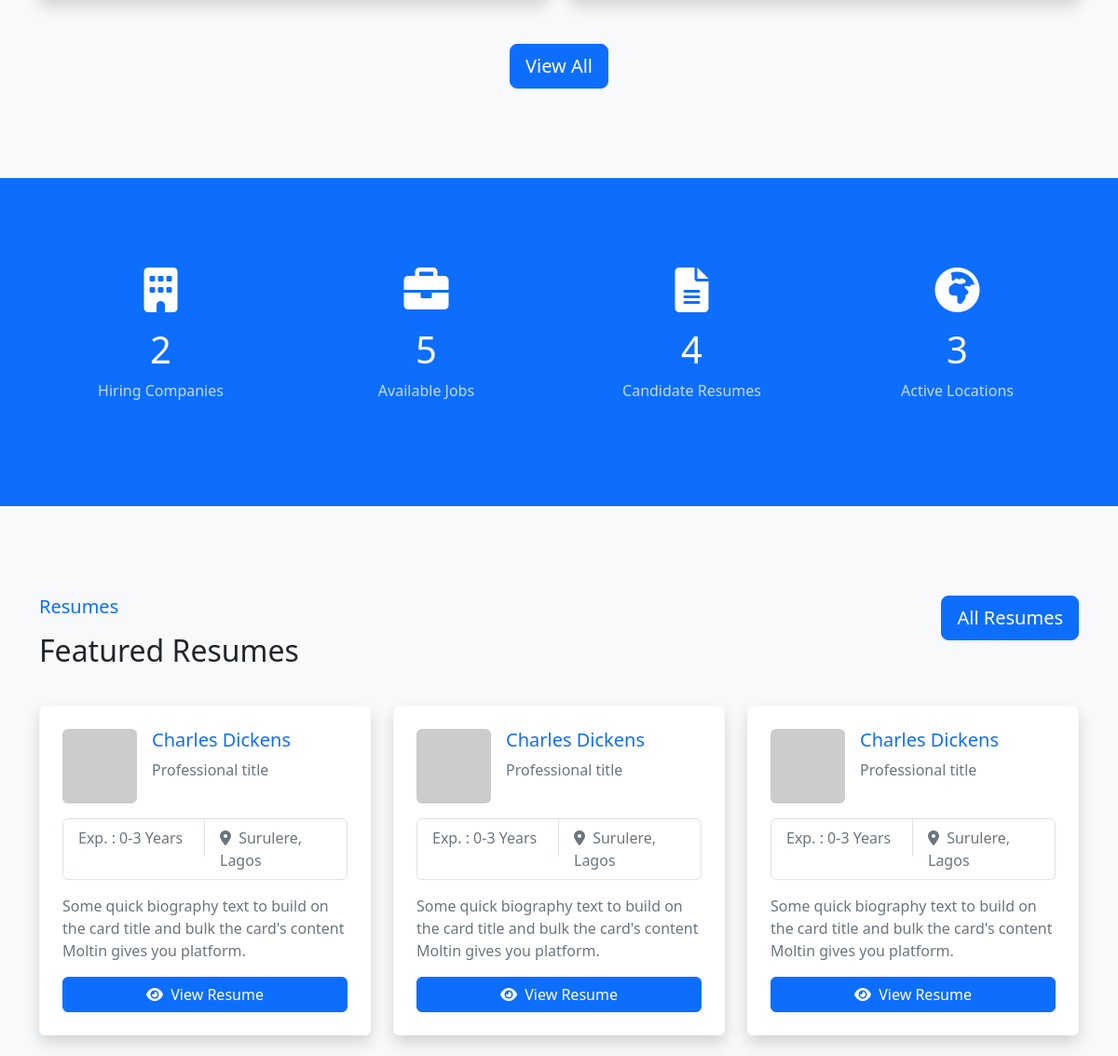
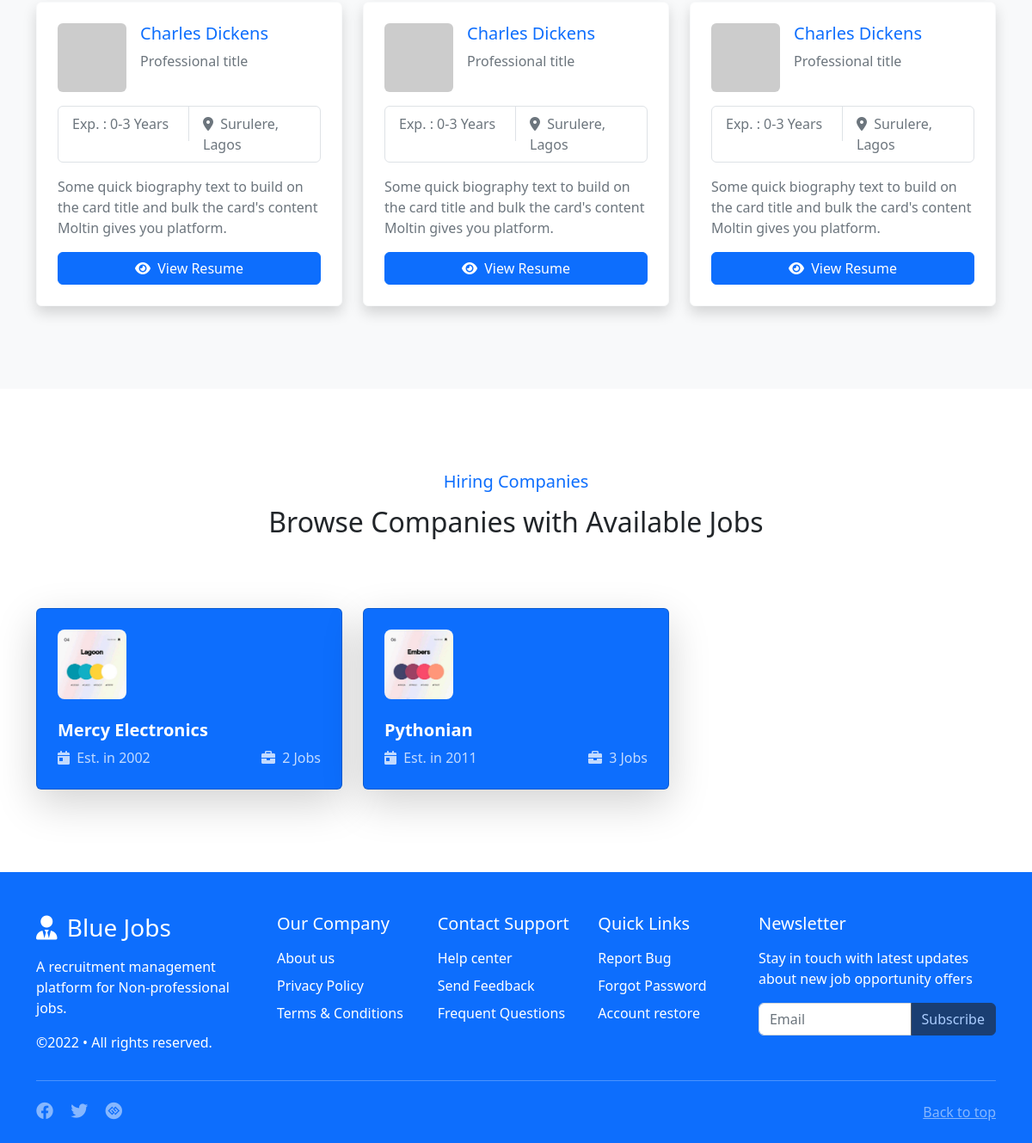
Before: / (lower part) with the older database file (2 pictures, top to bottom).
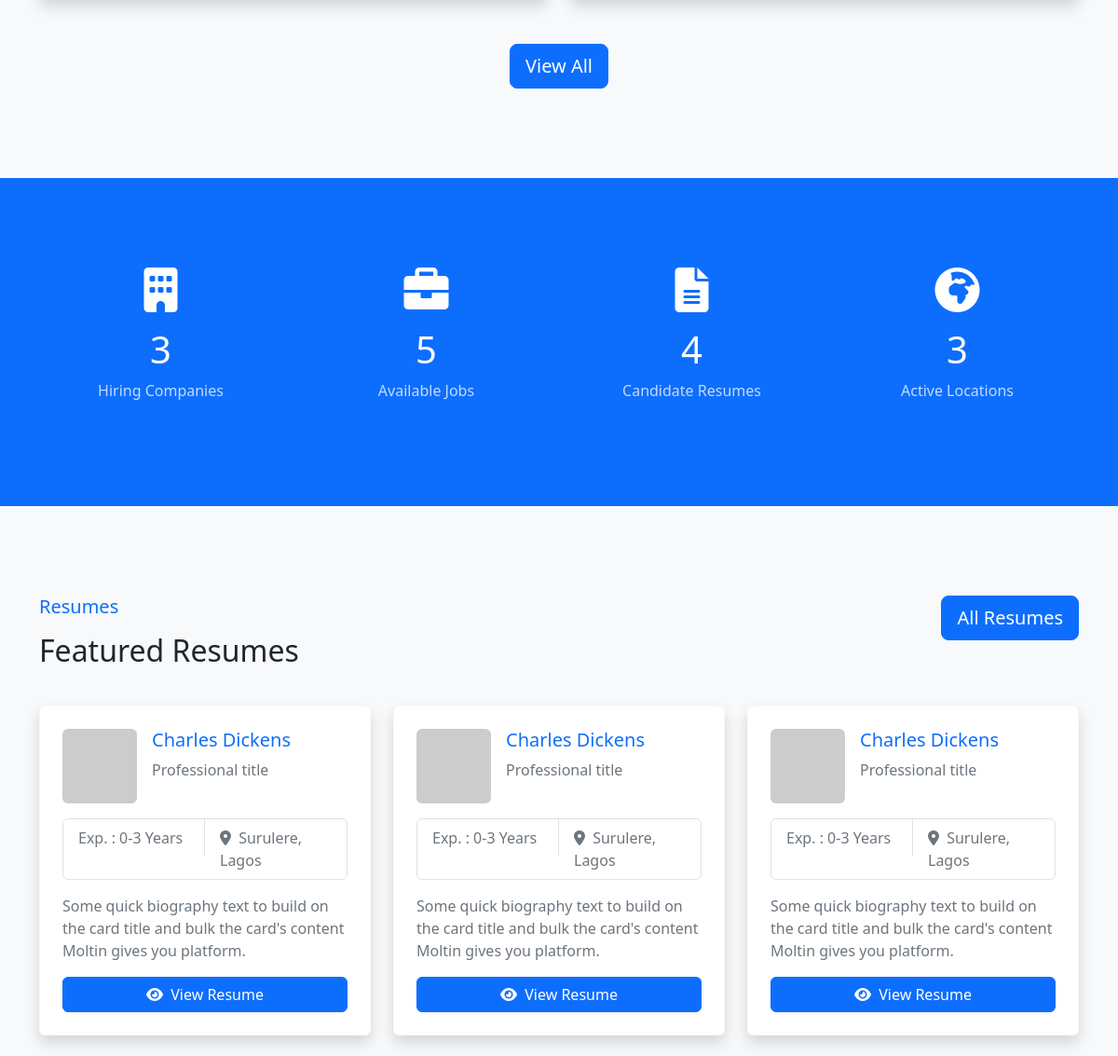
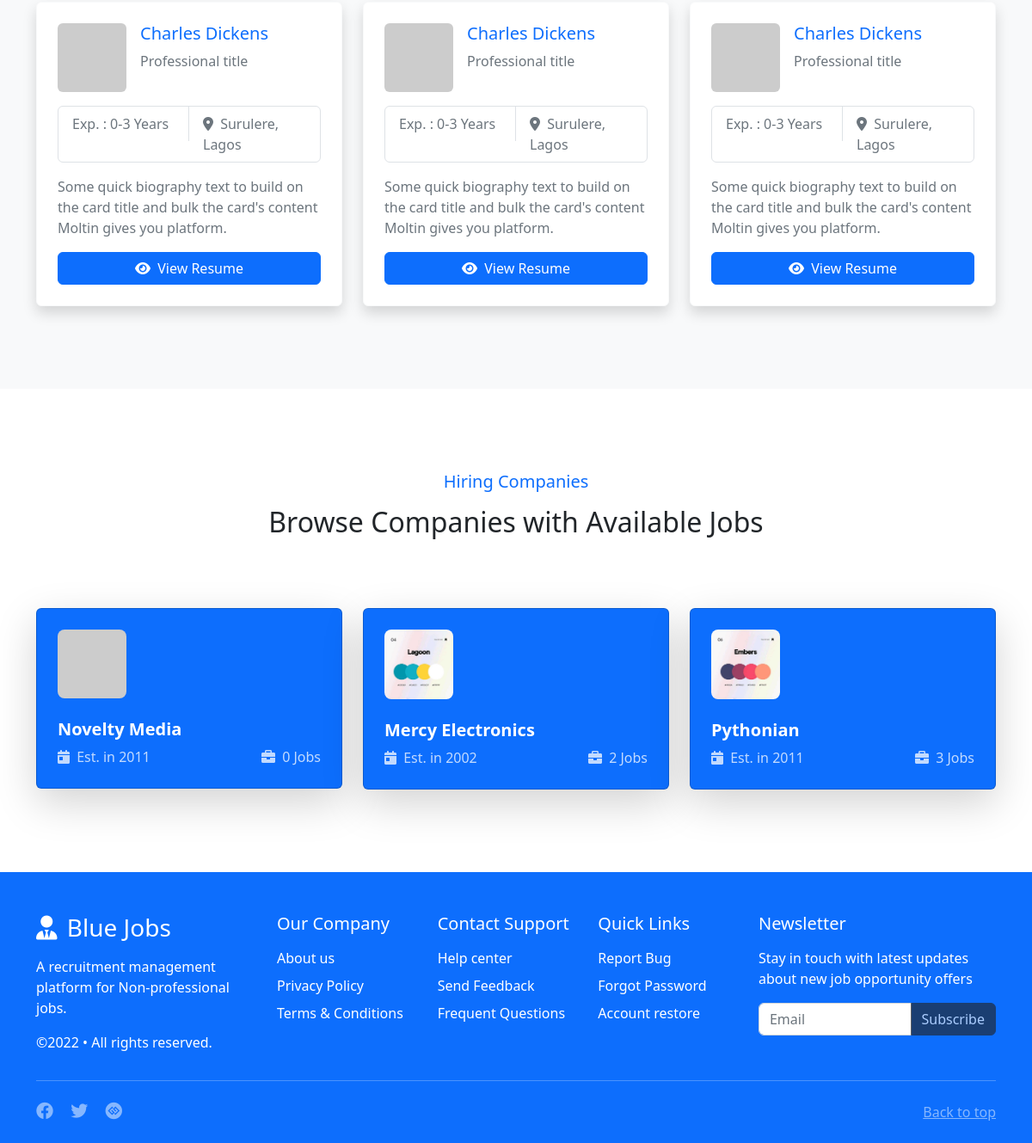
After: the same page with the newer database file (2 pictures, top to bottom).
### account/models.py (models this page shows, shortened)
class Company(models.Model):
    user = models.OneToOneField(User, on_delete=models.CASCADE)
    name = models.CharField('Company name', max_length=100, unique=True)
    slug = models.SlugField(max_length=100, unique=True, null=True)
    about = models.TextField(max_length=5000)
    logo = models.ImageField(upload_to='logos', blank=True) # crop logo to 80x80
    contact_person = models.CharField(max_length=255)
    position_in_company = models.CharField(max_length=50)
    established = models.DateField(blank=True, null=True)
    website = models.URLField(blank=True, null=True)
    address = models.CharField(max_length=50, blank=True)
    staff_strength = models.CharField('Number of employees', max_length=50, blank=True)
    phone_number = models.CharField(max_length=13, blank=True)
    created = models.DateTimeField(_('Created'), auto_now_add=True)
    updated = models.DateTimeField(_('Updated'), auto_now=True)
    class Meta:
        ordering = ['-created']
        verbose_name_plural = 'Companies'
    def get_absolute_url(self):
        return reverse('company_detail', kwargs={'slug': self.slug})

### django_jobs/views.py (the view)
# urls.py: path('', home, name='home'),
def home(request):
    jobs = Job.active.all()[:4]
    companies = Company.objects.all()[:6]
    template = 'home.html'
    context = {
        'jobs': jobs,
        'jobs_count': Job.active.all().count(),
        'companies': companies,
        'companies_count': Company.objects.all().count(),
        'states_count': State.objects.all().count(),
    }
    return render(request, template, context)

### jobs/managers.py (called while the page is built)
    def get_queryset(self):
        return super().get_queryset().filter(status=self.model.JobStatus.ACTIVE)

### jobs/models.py (called while the page is built)
    def __str__(self):
        return self.name

    def __str__(self):
        return self.name

    def get_absolute_url(self):
        return reverse('jobs:detail', kwargs={'slug': self.slug})

### templates/home.html (shortened to what this page needs)
{% extends "base.html" %}
{% load static i18n %}
{% block content %}
<section class="bg-light py-lg-5">
    <div class="container my-5">
        {% if jobs_count > 4 %}
        <div class="d-flex justify-content-center mt-5">
            <a href="{% url 'jobs:list' %}" class="btn btn-primary btn-lg">{% trans 'View All' %}</a>
        </div>
        {% endif %}
    </div>
</section>
<section class="bg-primary py-lg-5">
    <div class="container my-5">
        <div class="row g-4">
            <div class="col-lg-3 col-sm-6 text-center text-white">
                <i class="fa-solid fa-building fa-3x mb-3"></i>
                <h1>{{ companies_count }}</h1>
                <p class="opacity-75">{% trans 'Hiring Companies' %}</p>
            </div>
            <div class="col-lg-3 col-sm-6 text-center text-white">
                <i class="fa-solid fa-briefcase fa-3x mb-3"></i>
                <h1>{{ jobs_count }}</h1>
                <p class="opacity-75">{% trans 'Available Jobs' %}</p>
            </div>
            <div class="col-lg-3 col-sm-6 text-center text-white">
                <i class="fa-solid fa-file-lines fa-3x mb-3"></i>
                <h1>{{ resumes.count }}4</h1>
                <p class="opacity-75">{% trans 'Candidate Resumes' %}</p>
            </div>
            <div class="col-lg-3 col-sm-6 text-center text-white">
                <i class="fa-solid fa-earth-africa fa-3x mb-3"></i>
                <h1>{{ states_count }}</h1>
                <p class="opacity-75">{% trans 'Active Locations' %}</p>
            </div>
        </div>
    </div>
</section>
<section class="bg-light py-lg-5">
    <div class="container my-5">
        <div class="row g-4">
            <div class="mb-lg-2">
                <a href="{# 'resumes' %}" class="float-end btn btn-primary btn-lg">{% trans 'All Resumes' %}</a>
                <h5 class="text-primary mb-3">{% trans 'Resumes' %}</h5>
                <h2>{% trans 'Featured Resumes' %}</h2>
            </div>
            <div class="col-lg-4 col-md-6">{% include 'partials/_resume_grid.html' %}</div>
            <div class="col-lg-4 col-md-6">{% include 'partials/_resume_grid.html' %}</div>
            <div class="col-lg-4 col-md-6">{% include 'partials/_resume_grid.html' %}</div>
            <div class="col-lg-4 col-md-6">{% include 'partials/_resume_grid.html' %}</div>
            <div class="col-lg-4 col-md-6">{% include 'partials/_resume_grid.html' %}</div>
            <div class="col-lg-4 col-md-6">{% include 'partials/_resume_grid.html' %}</div>
        </div>
    </div>
</section>
<section class="bg-white py-lg-5">
    <div class="container my-5">
        <div class="row g-4">
            <div class="text-center mb-lg-5">
                <h5 class="text-primary mb-3">{% trans 'Hiring Companies' %}</h5>
                <h2>{% trans 'Browse Companies with Available Jobs' %}</h2>
            </div>
            {% for company in companies %}
            <div class="col-lg-4 col-md-6">{% include 'partials/_company_grid.html' %}</div>
            {% empty %}
            <div class="d-flex justify-content-center mt-5">
                <img src="{% static 'img/empty.svg' %}" class="img-fluid w-25" alt="emptycompanies">
            </div>
            {% endfor %}
        </div>
    </div>
</section>
{% endblock %}

### templates/partials/_company_grid.html
<div class="card bg-primary shadow-lg">
    <div class="card-body p-4">
        <img src="{% if company.logo %}{{ company.logo.url }}{% else %}https://via.placeholder.com/80{% endif %}" width="80px" height="80px" alt="{{ company.name }}" class="img-fluid rounded-3">
        <div class="mt-4">
            <h5 class="fw-bold mb-2"><a class="text-decoration-none text-white" href="{{ company.get_absolute_url }}">{{ company.name }}</a></h5>
            <div class="d-flex justify-content-between text-white opacity-75">
                <span><i class="fa-solid fa-calendar-day me-1"></i> Est. in {{ company.established|date:"Y" }}</span>
                <span><i class="fa-solid fa-briefcase me-1"></i> {{ company.jobs.count }} Job{{ company.jobs.count|pluralize }}</span>
            </div>
        </div>
    </div>
</div>

Changed rows visible on the page:
added Company: name "Novelty Media", established "2011", jobs.count "0"
Other visible differences:
{{ companies_count }}: "2" → "3"
